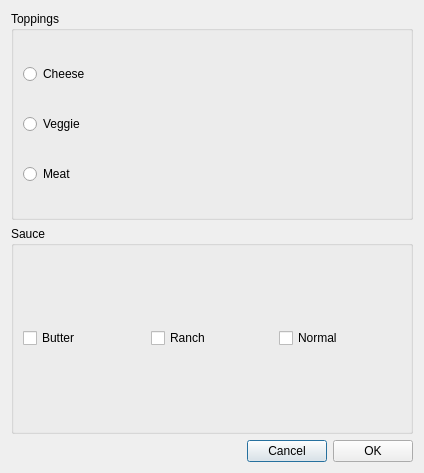
<?xml version="1.0" encoding="UTF-8"?>
<ui version="4.0">
 <class>Dialog</class>
 <widget class="QDialog" name="Dialog">
  <property name="geometry">
   <rect>
    <x>0</x>
    <y>0</y>
    <width>424</width>
    <height>473</height>
   </rect>
  </property>
  <property name="windowTitle">
   <string>Dialog</string>
  </property>
  <layout class="QVBoxLayout" name="verticalLayout_2">
   <item>
    <widget class="QGroupBox" name="groupBox">
     <property name="title">
      <string>Toppings</string>
     </property>
     <layout class="QVBoxLayout" name="verticalLayout">
      <item>
       <widget class="QRadioButton" name="radioButton">
        <property name="text">
         <string>Cheese</string>
        </property>
       </widget>
      </item>
      <item>
       <widget class="QRadioButton" name="radioButton_2">
        <property name="text">
         <string>Veggie</string>
        </property>
       </widget>
      </item>
      <item>
       <widget class="QRadioButton" name="radioButton_3">
        <property name="text">
         <string>Meat</string>
        </property>
       </widget>
      </item>
     </layout>
    </widget>
   </item>
   <item>
    <widget class="QGroupBox" name="groupBox_2">
     <property name="title">
      <string>Sauce</string>
     </property>
     <layout class="QHBoxLayout" name="horizontalLayout">
      <item>
       <widget class="QCheckBox" name="checkBox_3">
        <property name="text">
         <string>Butter</string>
        </property>
       </widget>
      </item>
      <item>
       <widget class="QCheckBox" name="checkBox_2">
        <property name="text">
         <string>Ranch</string>
        </property>
       </widget>
      </item>
      <item>
       <widget class="QCheckBox" name="checkBox">
        <property name="text">
         <string>Normal</string>
        </property>
       </widget>
      </item>
     </layout>
    </widget>
   </item>
   <item>
    <layout class="QHBoxLayout" name="horizontalLayout_2">
     <item>
      <spacer name="horizontalSpacer">
       <property name="orientation">
        <enum>Qt::Horizontal</enum>
       </property>
       <property name="sizeHint" stdset="0">
        <size>
         <width>40</width>
         <height>20</height>
        </size>
       </property>
      </spacer>
     </item>
     <item>
      <widget class="QPushButton" name="pushButton">
       <property name="text">
        <string>Cancel</string>
       </property>
      </widget>
     </item>
     <item>
      <widget class="QPushButton" name="pushButton_2">
       <property name="text">
        <string>OK</string>
       </property>
      </widget>
     </item>
    </layout>
   </item>
  </layout>
 </widget>
 <resources/>
 <connections/>
</ui>
